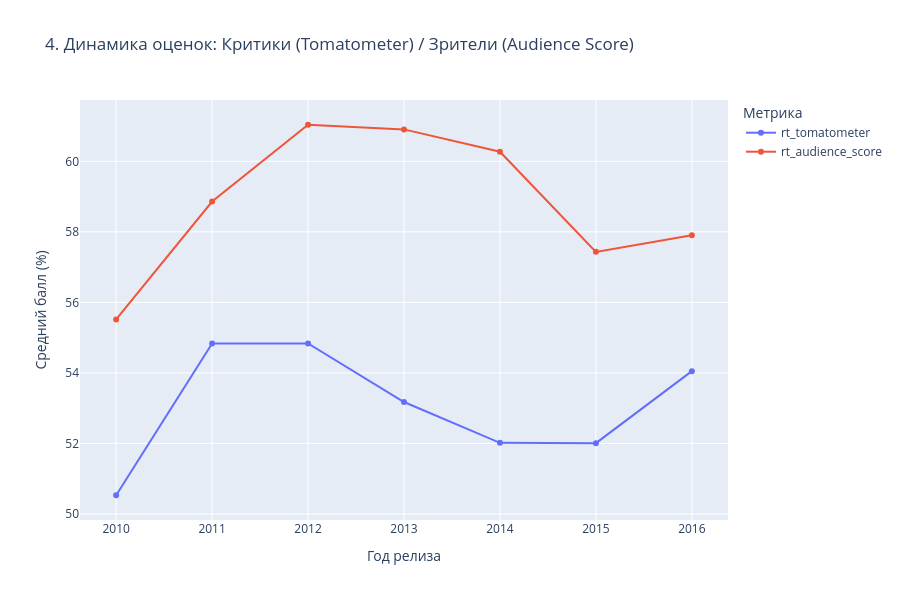

The code cell stored with this chart in its notebook:
### Markdown cell above
Пузырьковая диаграмма сопоставляет количество регионов международного проката (release_regions_count) с общим объемом зрительских голосов на платформе IMDb (numVotes). Цвет маркеров кодирует средний рейтинг фильма, а размер пузырьков — индекс популярности.
График демонстрирует нелинейную, но выраженную тенденцию: фильмы, охватывающие от 50 до 70+ регионов проката, аккумулируют наибольшее количество голосов (от 1M до 3M+). При этом картины с высоким рейтингом (желтые и светло-оранжевые оттенки) концентрируются в зонах максимального охвата, что подтверждает прямую зависимость между масштабом дистрибуции и вовлеченностью аудитории.

### Code cell
# Агрегация средних оценок по годам
yearly_agg = dashboard_df.groupby('startYear')[['rt_tomatometer', 'rt_audience_score']].mean().reset_index()
yearly_melted = yearly_agg.melt(id_vars='startYear', value_vars=['rt_tomatometer', 'rt_audience_score'],
                                var_name='Metric', value_name='Score')

fig4 = px.line(
    yearly_melted,
    x='startYear',
    y='Score',
    color='Metric',
    markers=True,
    title='4. Динамика оценок: Критики (Tomatometer) / Зрители (Audience Score)',
    labels={'startYear': 'Год релиза', 'Score': 'Средний балл (%)', 'Metric': 'Метрика'}
)
fig4.update_layout(width=900, height=600)
fig4.show()

### Figure 1 — Plotly figure (JSON) as saved in the notebook; plotly's stock layout.template omitted (floating-point values rounded to 4 significant figures)
{"data": [{"hovertemplate": "Метрика=rt_tomatometer<br>Год релиза=%{x}<br>Средний балл (%)=%{y}<extra></extra>", "legendgroup": "rt_tomatometer", "line": {"color": "#636efa", "dash": "solid"}, "marker": {"symbol": "circle"}, "mode": "lines+markers", "name": "rt_tomatometer", "orientation": "v", "showlegend": true, "type": "scatter", "x": [2010, 2011, 2012, 2013, 2014, 2015, 2016], "xaxis": "x", "y": [50.53, 54.84, 54.84, 53.18, 52.02, 52.01, 54.05], "yaxis": "y"}, {"hovertemplate": "Метрика=rt_audience_score<br>Год релиза=%{x}<br>Средний балл (%)=%{y}<extra></extra>", "legendgroup": "rt_audience_score", "line": {"color": "#EF553B", "dash": "solid"}, "marker": {"symbol": "circle"}, "mode": "lines+markers", "name": "rt_audience_score", "orientation": "v", "showlegend": true, "type": "scatter", "x": [2010, 2011, 2012, 2013, 2014, 2015, 2016], "xaxis": "x", "y": [55.52, 58.86, 61.04, 60.91, 60.27, 57.43, 57.9], "yaxis": "y"}], "layout": {"height": 600, "legend": {"title": {"text": "Метрика"}, "tracegroupgap": 0}, "title": {"text": "4. Динамика оценок: Критики (Tomatometer) / Зрители (Audience Score)"}, "width": 900, "xaxis": {"anchor": "y", "autorange": true, "domain": [0, 1], "range": [2010.0, 2016.0], "title": {"text": "Год релиза"}, "type": "linear"}, "yaxis": {"anchor": "x", "autorange": true, "domain": [0, 1], "range": [49.83, 61.74], "title": {"text": "Средний балл (%)"}, "type": "linear"}}}
